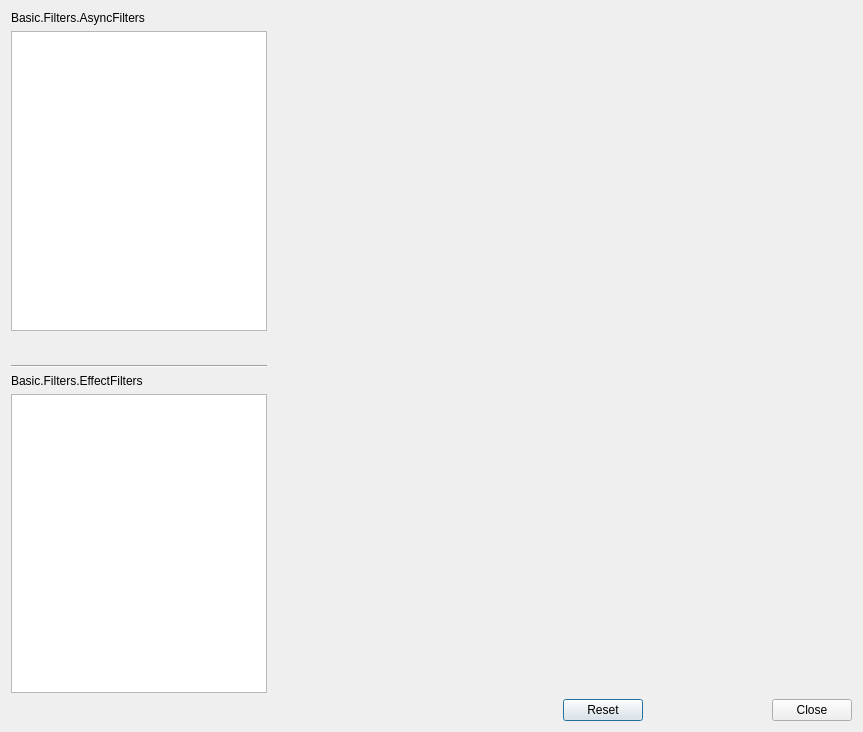
<?xml version="1.0" encoding="UTF-8"?>
<ui version="4.0">
 <class>OBSBasicFilters</class>
 <widget class="QDialog" name="OBSBasicFilters">
  <property name="geometry">
   <rect>
    <x>0</x>
    <y>0</y>
    <width>863</width>
    <height>732</height>
   </rect>
  </property>
  <property name="windowTitle">
   <string>Basic.Filters</string>
  </property>
  <layout class="QVBoxLayout" name="verticalLayout">
   <item>
    <layout class="QHBoxLayout" name="horizontalLayout">
     <property name="sizeConstraint">
      <enum>QLayout::SetMinimumSize</enum>
     </property>
     <item>
      <layout class="QVBoxLayout" name="verticalLayout_2">
       <item>
        <widget class="QWidget" name="asyncWidget" native="true">
         <property name="sizePolicy">
          <sizepolicy hsizetype="Preferred" vsizetype="Expanding">
           <horstretch>0</horstretch>
           <verstretch>0</verstretch>
          </sizepolicy>
         </property>
         <layout class="QVBoxLayout" name="verticalLayout_3">
          <property name="leftMargin">
           <number>0</number>
          </property>
          <property name="topMargin">
           <number>0</number>
          </property>
          <property name="rightMargin">
           <number>0</number>
          </property>
          <property name="bottomMargin">
           <number>0</number>
          </property>
          <item>
           <widget class="QLabel" name="asyncLabel">
            <property name="text">
             <string>Basic.Filters.AsyncFilters</string>
            </property>
           </widget>
          </item>
          <item>
           <widget class="FocusList" name="asyncFilters">
            <property name="sizePolicy">
             <sizepolicy hsizetype="Preferred" vsizetype="Expanding">
              <horstretch>0</horstretch>
              <verstretch>0</verstretch>
             </sizepolicy>
            </property>
            <property name="contextMenuPolicy">
             <enum>Qt::CustomContextMenu</enum>
            </property>
           </widget>
          </item>
          <item alignment="Qt::AlignLeft">
           <widget class="QWidget" name="widget" native="true">
            <layout class="QHBoxLayout" name="horizontalLayout_4">
             <property name="spacing">
              <number>4</number>
             </property>
             <property name="leftMargin">
              <number>0</number>
             </property>
             <property name="topMargin">
              <number>0</number>
             </property>
             <property name="rightMargin">
              <number>0</number>
             </property>
             <property name="bottomMargin">
              <number>0</number>
             </property>
             <item>
              <widget class="QPushButton" name="addAsyncFilter">
               <property name="maximumSize">
                <size>
                 <width>22</width>
                 <height>22</height>
                </size>
               </property>
               <property name="text">
                <string notr="true"/>
               </property>
               <property name="icon">
                <iconset resource="obs.qrc">
                 <normaloff>:/res/images/add.png</normaloff>:/res/images/add.png</iconset>
               </property>
               <property name="autoDefault">
                <bool>false</bool>
               </property>
               <property name="flat">
                <bool>true</bool>
               </property>
               <property name="themeID" stdset="0">
                <string>addIconSmall</string>
               </property>
              </widget>
             </item>
             <item>
              <widget class="QPushButton" name="removeAsyncFilter">
               <property name="maximumSize">
                <size>
                 <width>22</width>
                 <height>22</height>
                </size>
               </property>
               <property name="text">
                <string notr="true"/>
               </property>
               <property name="icon">
                <iconset resource="obs.qrc">
                 <normaloff>:/res/images/list_remove.png</normaloff>:/res/images/list_remove.png</iconset>
               </property>
               <property name="autoDefault">
                <bool>false</bool>
               </property>
               <property name="flat">
                <bool>true</bool>
               </property>
               <property name="themeID" stdset="0">
                <string>removeIconSmall</string>
               </property>
              </widget>
             </item>
             <item>
              <widget class="QPushButton" name="moveAsyncFilterUp">
               <property name="maximumSize">
                <size>
                 <width>22</width>
                 <height>22</height>
                </size>
               </property>
               <property name="text">
                <string notr="true"/>
               </property>
               <property name="icon">
                <iconset resource="obs.qrc">
                 <normaloff>:/res/images/up.png</normaloff>:/res/images/up.png</iconset>
               </property>
               <property name="autoDefault">
                <bool>false</bool>
               </property>
               <property name="flat">
                <bool>true</bool>
               </property>
               <property name="themeID" stdset="0">
                <string>upArrowIconSmall</string>
               </property>
              </widget>
             </item>
             <item>
              <widget class="QPushButton" name="moveAsyncFilterDown">
               <property name="maximumSize">
                <size>
                 <width>22</width>
                 <height>22</height>
                </size>
               </property>
               <property name="text">
                <string notr="true"/>
               </property>
               <property name="icon">
                <iconset resource="obs.qrc">
                 <normaloff>:/res/images/down.png</normaloff>:/res/images/down.png</iconset>
               </property>
               <property name="autoDefault">
                <bool>false</bool>
               </property>
               <property name="flat">
                <bool>true</bool>
               </property>
               <property name="themeID" stdset="0">
                <string>downArrowIconSmall</string>
               </property>
              </widget>
             </item>
            </layout>
           </widget>
          </item>
         </layout>
        </widget>
       </item>
       <item>
        <widget class="Line" name="separatorLine">
         <property name="orientation">
          <enum>Qt::Horizontal</enum>
         </property>
        </widget>
       </item>
       <item>
        <widget class="QWidget" name="effectWidget" native="true">
         <property name="sizePolicy">
          <sizepolicy hsizetype="Preferred" vsizetype="Expanding">
           <horstretch>0</horstretch>
           <verstretch>0</verstretch>
          </sizepolicy>
         </property>
         <layout class="QVBoxLayout" name="verticalLayout_4">
          <property name="leftMargin">
           <number>0</number>
          </property>
          <property name="topMargin">
           <number>0</number>
          </property>
          <property name="rightMargin">
           <number>0</number>
          </property>
          <property name="bottomMargin">
           <number>0</number>
          </property>
          <item>
           <widget class="QLabel" name="label_2">
            <property name="text">
             <string>Basic.Filters.EffectFilters</string>
            </property>
           </widget>
          </item>
          <item>
           <widget class="FocusList" name="effectFilters">
            <property name="sizePolicy">
             <sizepolicy hsizetype="Preferred" vsizetype="Expanding">
              <horstretch>0</horstretch>
              <verstretch>0</verstretch>
             </sizepolicy>
            </property>
            <property name="contextMenuPolicy">
             <enum>Qt::CustomContextMenu</enum>
            </property>
           </widget>
          </item>
          <item alignment="Qt::AlignLeft">
           <widget class="QWidget" name="widget_2" native="true">
            <layout class="QHBoxLayout" name="horizontalLayout_6">
             <property name="spacing">
              <number>4</number>
             </property>
             <property name="leftMargin">
              <number>0</number>
             </property>
             <property name="topMargin">
              <number>0</number>
             </property>
             <property name="rightMargin">
              <number>0</number>
             </property>
             <property name="bottomMargin">
              <number>0</number>
             </property>
             <item>
              <widget class="QPushButton" name="addEffectFilter">
               <property name="maximumSize">
                <size>
                 <width>22</width>
                 <height>22</height>
                </size>
               </property>
               <property name="text">
                <string notr="true"/>
               </property>
               <property name="icon">
                <iconset resource="obs.qrc">
                 <normaloff>:/res/images/add.png</normaloff>:/res/images/add.png</iconset>
               </property>
               <property name="autoDefault">
                <bool>false</bool>
               </property>
               <property name="flat">
                <bool>true</bool>
               </property>
               <property name="themeID" stdset="0">
                <string>addIconSmall</string>
               </property>
              </widget>
             </item>
             <item>
              <widget class="QPushButton" name="removeEffectFilter">
               <property name="maximumSize">
                <size>
                 <width>22</width>
                 <height>22</height>
                </size>
               </property>
               <property name="text">
                <string notr="true"/>
               </property>
               <property name="icon">
                <iconset resource="obs.qrc">
                 <normaloff>:/res/images/list_remove.png</normaloff>:/res/images/list_remove.png</iconset>
               </property>
               <property name="autoDefault">
                <bool>false</bool>
               </property>
               <property name="flat">
                <bool>true</bool>
               </property>
               <property name="themeID" stdset="0">
                <string>removeIconSmall</string>
               </property>
              </widget>
             </item>
             <item>
              <widget class="QPushButton" name="moveEffectFilterUp">
               <property name="maximumSize">
                <size>
                 <width>22</width>
                 <height>22</height>
                </size>
               </property>
               <property name="text">
                <string notr="true"/>
               </property>
               <property name="icon">
                <iconset resource="obs.qrc">
                 <normaloff>:/res/images/up.png</normaloff>:/res/images/up.png</iconset>
               </property>
               <property name="autoDefault">
                <bool>false</bool>
               </property>
               <property name="flat">
                <bool>true</bool>
               </property>
               <property name="themeID" stdset="0">
                <string>upArrowIconSmall</string>
               </property>
              </widget>
             </item>
             <item>
              <widget class="QPushButton" name="moveEffectFilterDown">
               <property name="maximumSize">
                <size>
                 <width>22</width>
                 <height>22</height>
                </size>
               </property>
               <property name="text">
                <string notr="true"/>
               </property>
               <property name="icon">
                <iconset resource="obs.qrc">
                 <normaloff>:/res/images/down.png</normaloff>:/res/images/down.png</iconset>
               </property>
               <property name="autoDefault">
                <bool>false</bool>
               </property>
               <property name="flat">
                <bool>true</bool>
               </property>
               <property name="themeID" stdset="0">
                <string>downArrowIconSmall</string>
               </property>
              </widget>
             </item>
            </layout>
           </widget>
          </item>
         </layout>
        </widget>
       </item>
      </layout>
     </item>
     <item>
      <layout class="QVBoxLayout" name="rightContainerLayout">
       <item>
        <layout class="QVBoxLayout" name="rightLayout">
         <item>
          <widget class="OBSQTDisplay" name="preview" native="true">
           <property name="sizePolicy">
            <sizepolicy hsizetype="Expanding" vsizetype="Expanding">
             <horstretch>0</horstretch>
             <verstretch>0</verstretch>
            </sizepolicy>
           </property>
           <property name="minimumSize">
            <size>
             <width>24</width>
             <height>24</height>
            </size>
           </property>
          </widget>
         </item>
        </layout>
       </item>
       <item>
        <spacer name="verticalSpacer">
         <property name="orientation">
          <enum>Qt::Vertical</enum>
         </property>
         <property name="sizeHint" stdset="0">
          <size>
           <width>20</width>
           <height>40</height>
          </size>
         </property>
        </spacer>
       </item>
       <item>
        <layout class="QHBoxLayout" name="horizontalLayout_2">
         <property name="spacing">
          <number>4</number>
         </property>
         <property name="sizeConstraint">
          <enum>QLayout::SetMaximumSize</enum>
         </property>
         <item>
          <spacer name="horizontalSpacer">
           <property name="orientation">
            <enum>Qt::Horizontal</enum>
           </property>
           <property name="sizeHint" stdset="0">
            <size>
             <width>0</width>
             <height>0</height>
            </size>
           </property>
          </spacer>
         </item>
         <item>
          <widget class="QDialogButtonBox" name="buttonBox">
           <property name="standardButtons">
            <set>QDialogButtonBox::Close|QDialogButtonBox::Reset</set>
           </property>
          </widget>
         </item>
        </layout>
       </item>
      </layout>
     </item>
    </layout>
   </item>
  </layout>
 </widget>
 <customwidgets>
  <customwidget>
   <class>OBSQTDisplay</class>
   <extends>QWidget</extends>
   <header>qt-display.hpp</header>
   <container>1</container>
  </customwidget>
  <customwidget>
   <class>FocusList</class>
   <extends>QListWidget</extends>
   <header>focus-list.hpp</header>
  </customwidget>
 </customwidgets>
 <resources>
  <include location="obs.qrc"/>
 </resources>
 <connections/>
</ui>
